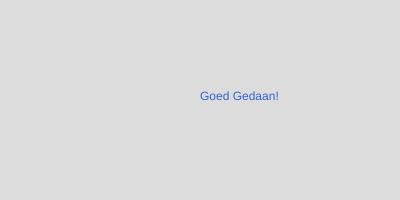
Frame 1 (no input)
Frame 60 (no input): identical to frame 1, image omitted
Frame 120 (the mouse pressed at the canvas centre since frame 60): identical to frame 1, image omitted

The p5.js sketch that drew this single still picture (run headless with seeded random() and noise() and a simulated clock; from frame 60 on, the mouse is pressed at the canvas centre):

// p5.js sketch
// ── sketch.js
let score;


function setup() {
  createCanvas(400, 200);

  score = random(100);
}

function draw() {
  background(220);



if (score >90) {fill(50, 240, 50);
  text("Uitstekend!", 200, 100)
}
else if(score >=70) {fill(50, 100, 200);
  text("Goed Gedaan!", 200, 100)
}
else if (score >= 50) {fill(200, 100, 0);
  text("voldoende", 200, 100)
}
else {fill(250, 20, 20);
  text("Onvoldoende", 200, 100)
}
 
}
